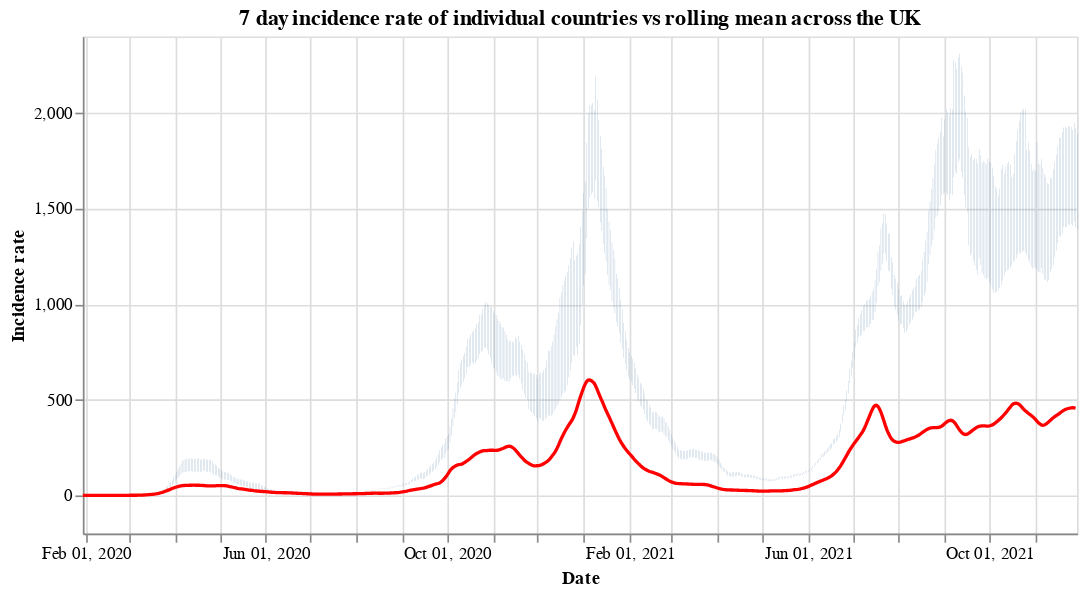

Source (notebook cell):
### Code cell
#collapse
countries = uk_cases['areaName'].unique()
countries.sort()

selection = alt.selection_single(
    name='Select',
    fields=['areaName'],
    init={'areaName': 'Wales'},
    bind={'areaName': alt.binding_select(options=countries)}
)

# scatter plot, modify opacity based on selection
bars = alt.Chart(uk_cases).mark_bar().add_selection(
    selection
).encode(
    x=alt.X("yearmonthdate(date):T", axis=alt.Axis(title='Date')),
    y=alt.Y("weeklyCasesRate:Q", axis=alt.Axis(title='Incidence rate')),
    tooltip='weeklyCasesRate:Q',
    opacity=alt.condition(selection, alt.value(1), alt.value(0))
).properties(title=f'7 day incidence rate of individual countries vs rolling mean across the UK', width=600)

line = alt.Chart(overview_cases).mark_line(
    color='red',
    size=2,
).transform_window(
    rolling_mean='mean(weeklyCasesRate)',
    frame=[0, 7]
).encode(
    x='yearmonthdate(date):T',
    y='rolling_mean:Q'
)

alt.layer(bars, line)

### Figure 1 — Vega-Lite specification as saved in the notebook (floating-point values rounded to 4 significant figures; data arrays with more than 128 entries replaced by an {"elided": "..."} marker saying what was removed)
{"config": {"view": {"continuousWidth": 400, "continuousHeight": 300}}, "layer": [{"data": {"name": "data-3340cd0ff7fcbbcbe95252c6729545f3"}, "mark": "bar", "encoding": {"opacity": {"condition": {"value": 1, "selection": "Select"}, "value": 0}, "tooltip": {"type": "quantitative", "field": "weeklyCasesRate"}, "x": {"type": "temporal", "axis": {"title": "Date"}, "field": "date", "timeUnit": "yearmonthdate"}, "y": {"type": "quantitative", "axis": {"title": "Incidence rate"}, "field": "weeklyCasesRate"}}, "selection": {"Select": {"type": "single", "fields": ["areaName"], "init": {"areaName": "Wales"}, "bind": {"areaName": {"input": "select", "options": ["England", "Northern Ireland", "Scotland", "Wales"]}}}}, "title": "7 day incidence rate of individual countries vs rolling mean across the UK", "width": 600}, {"data": {"name": "data-9cb4b2163153733b459d855db8912a61"}, "mark": {"type": "line", "color": "red", "size": 2}, "encoding": {"x": {"type": "temporal", "field": "date", "timeUnit": "yearmonthdate"}, "y": {"type": "quantitative", "field": "rolling_mean"}}, "transform": [{"window": [{"op": "mean", "field": "weeklyCasesRate", "as": "rolling_mean"}], "frame": [0, 7]}]}], "$schema": "https://vega.github.io/schema/vega-lite/v4.8.1.json", "datasets": {"data-3340cd0ff7fcbbcbe95252c6729545f3": {"elided": "2584 records"}, "data-9cb4b2163153733b459d855db8912a61": {"elided": "669 records"}}}
